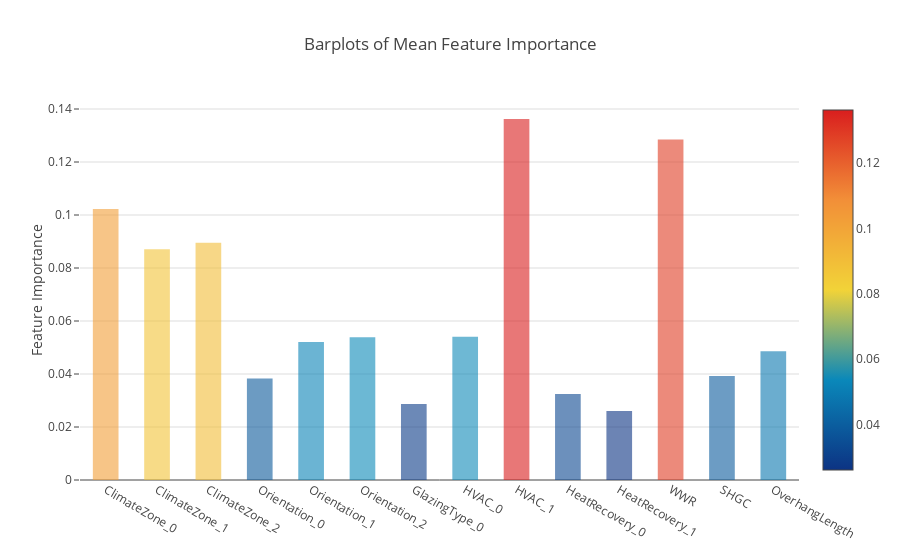

The notebook cell saved with this chart:
### Code cell
y = feature_dataframe['mean'].values
x = feature_dataframe['features'].values
data = [go.Bar(
            x= x,
             y= y,
            width = 0.5,
            marker=dict(
               color = feature_dataframe['mean'].values,
            colorscale='Portland',
            showscale=True,
            reversescale = False
            ),
            opacity=0.6
        )]

layout= go.Layout(
    autosize= True,
    title= 'Barplots of Mean Feature Importance',
    hovermode= 'closest',
#     xaxis= dict(
#         title= 'Pop',
#         ticklen= 5,
#         zeroline= False,
#         gridwidth= 2,
#     ),
    yaxis=dict(
        title= 'Feature Importance',
        ticklen= 5,
        gridwidth= 2
    ),
    showlegend= False
)
fig = go.Figure(data=data, layout=layout)
py.iplot(fig, filename='bar-direct-labels')

### Figure 1 — Plotly figure (JSON) as saved in the notebook; plotly's stock layout.template omitted (floating-point values rounded to 4 significant figures)
{"data": [{"marker": {"color": [0.1023, 0.08705, 0.08952, 0.03834, 0.05209, 0.05383, 0.02869, 0.05406, 0.1362, 0.03242, 0.02607, 0.1285, 0.03927, 0.04858], "colorscale": "Portland", "reversescale": false, "showscale": true}, "opacity": 0.6, "type": "bar", "width": 0.5, "x": ["ClimateZone_0", "ClimateZone_1", "ClimateZone_2", "Orientation_0", "Orientation_1", "Orientation_2", "GlazingType_0", "HVAC_0", "HVAC_1", "HeatRecovery_0", "HeatRecovery_1", "WWR", "SHGC", "OverhangLength"], "y": [0.1023, 0.08705, 0.08952, 0.03834, 0.05209, 0.05383, 0.02869, 0.05406, 0.1362, 0.03242, 0.02607, 0.1285, 0.03927, 0.04858]}], "layout": {"autosize": true, "hovermode": "closest", "showlegend": false, "title": "Barplots of Mean Feature Importance", "yaxis": {"gridwidth": 2, "ticklen": 5, "title": "Feature Importance"}}}
